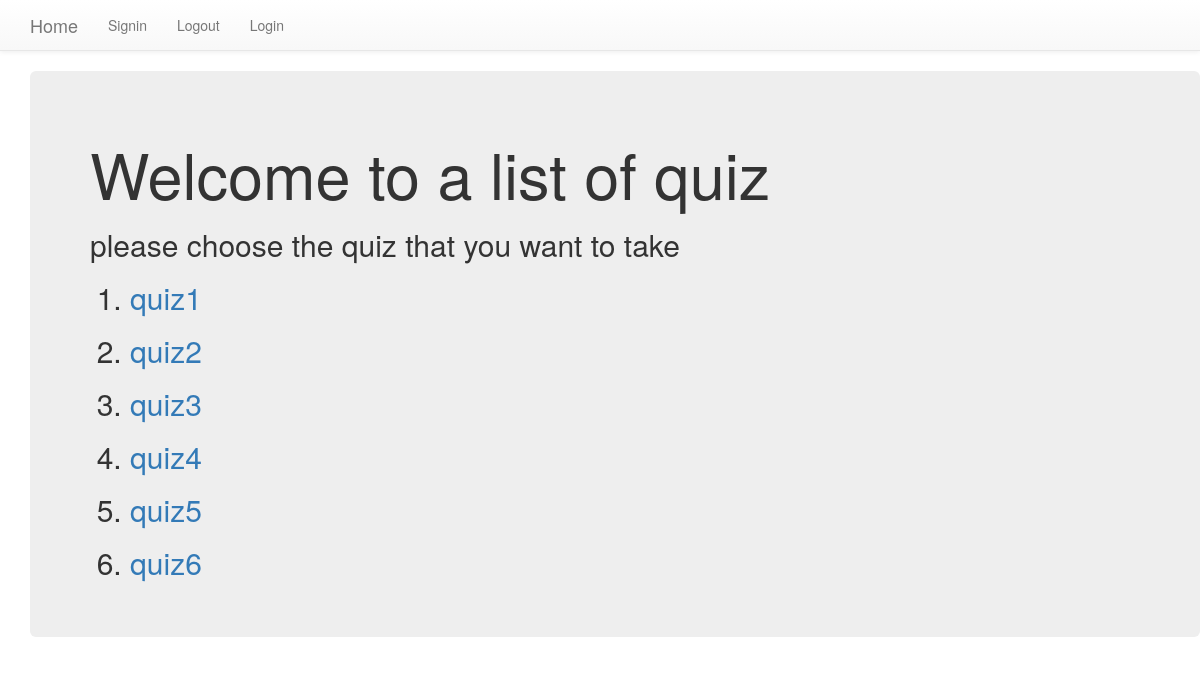
The app's page /quizstudentList/ (signed in) with its own data.
### quiz/models.py (models this page shows, shortened)
class quizz(models.Model):
    name=models.CharField(max_length=20)

### quiz/views.py (the view)
# urls.py: path('quizstudentList/',views.QuizStudentListView.as_view(),name="studentlist"),
class QuizStudentListView(ListView):
    context_object_name="quiz"
    model=quizz
    template_name="quizzstudent_list.html"

### quiz/templates/quizzstudent_list.html (shortened to what this page needs)
{% extends 'base.html' %}
{% block body_block %}
<div class="container jumbotron">
    <h1>Welcome to a list of quiz </h1>
    <h2>please choose the quiz that you want to take</h2>
    <ol>
        {% for q in quiz %}
        <h2><li><a href="{{q.id}}">{{q.name}}</a></li></h2>
        {% endfor %}
    </ol>
</div>
{% endblock %}

### records on screen
quizz: name "quiz1"
quizz: name "quiz2"
quizz: name "quiz3"
quizz: name "quiz4"
quizz: name "quiz5"
quizz: name "quiz6"
